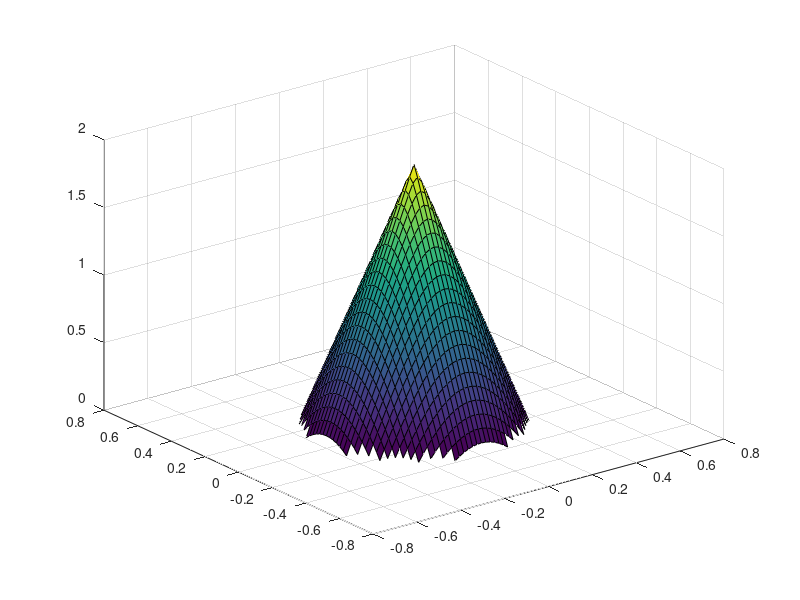

The MATLAB script that drew this image: (Note: this script raises an error after producing the figure.)
function plot_tree()

%% Build tree

H = 76 / 39.3701;  % height
D = 33 / 39.3701;  % base diameter

Q = ([-180, -100, -5, 110, -45, -170, 180, -100, -45, -30] + ...
    cumsum([0, 1, 1, 1, 2, 2, 1, 3, 3, 7])*360)* pi/180;
Z = [0, 6, 9, 13, 18.5, 26, 34, 43, 51, 76] / 39.3701;
Q = flipud(Q(:));
Z = flipud(Z(:));

R = D/2 - (Z/H).*D/2;
X = R.*cos(Q);
Y = R.*sin(Q);

QQ = (Q(1) : -1*pi/180 : Q(end))';
ZZ = interp1(Q, Z, QQ);
RR = D/2 - (ZZ/H).*D/2;

XX = RR.*cos(QQ);
YY = RR.*sin(QQ);

LL = [0; cumsum(sqrt(diff(XX).^2 + diff(YY).^2 + diff(ZZ).^2))];
L = interp1(QQ, LL, Q, 'linear', 'extrap');

% bulb position
num_bulbs = 450;
Lb = linspace(LL(1), LL(end), num_bulbs)';
Qb = interp1(LL, QQ, Lb);
Rb = interp1(LL, RR, Lb);
Zb = interp1(LL, ZZ, Lb);
c = ones(num_bulbs, 3);

Qb(1:50) = Qb(1:50) + linspace(1.8*pi, 0, 50)' - pi/3;

Xb = Rb .* cos(Qb);
Yb = Rb .* sin(Qb);

x0 = 0;
z0 = H*1/3;
RRb = sqrt((Xb-x0).^2 + (Zb-z0).^2);  % 
QQb = atan2(Zb-z0, Xb-x0);

%%
% tree
[X, Y] = meshgrid(-D/2:2e-2:D/2, -D/2:2e-2:D/2);
Z = H - sqrt(X.^2 + Y.^2) * H/(D/2);
Z(Z<0) = NaN;

figure
s = surf(X, Y, Z);
s.FaceColor = [0, 0.2, 0];
s.EdgeColor = 'none';
axis equal
xlabel('x'), ylabel('y'), zlabel('z')
set(gcf, 'Position', [281    76   744   575])

% LED string
th = (0 : (360*Nloops))' * pi/180;
r = linspace(D/2, 0, length(th))';
Z = linspace(0, H, length(th))';
X = r.*cos(th);
Y = r.*sin(th);
hold on, plot3(X, Y, Z, 'k', 'linewidth', 2)

% LED bulbs
r = linspace(1.05*D/2, 0, length(th))';
Z = linspace(0, H, length(th))';
X = r.*cos(th);
Y = r.*sin(th);
L = [0; cumsum(sqrt(diff(X).^2 + diff(Y).^2 + diff(Z).^2))];
LL = (L(1) : bulb_dist : L(end))';
num_bulbs = length(LL);
XYZ = interp1(L, [X, Y, Z], LL) + randn(num_bulbs,3)*1e-2;
c = ones(num_bulbs, 3);
hl = scatter3(XYZ(:,1), XYZ(:,2), XYZ(:,3), 50, c(:,:), 'filled');
hl.MarkerEdgeColor = [0,0,0];

% Background pattern
% view([0, 0])

X = XYZ(:,1);
Y = XYZ(:,2);
Z = XYZ(:,3);
Q = atan2(Y, X);
R = sqrt(Y.^2 + X.^2);

dt = 0.1;
Kt = 2*pi/2;
Kq = 6*pi/(2*pi);
Kz = 4*pi/H;
Krr = -2*pi/30e-2;
Kqq = 360/60;

Kd = -1.5/D;  % completes 1(full bright) in D distance
Kte = 1/0.3;  % completes 1(full bright) in 1 sec

t0 = tic;
for k = 1 : round(20/dt)
    tic
    time = toc(t0);
    
    % define center of explosion
    if mod(k-1,round(1/dt)) == 0
        c = rand(1,3);
        x0 = (rand() - 0.5) * D;
        y0 = (rand() - 0.5) * D;
        z0 = rand() * H*2/3;
        D = sqrt((X-x0).^2 + (Y-y0).^2 + (Z-z0).^2);
        trig_time = time;
    end
    
    % center of background pattern
    if mod(k-1,round(3/dt)) == 0
%         x0 = 0; y0 = 0; z0 = H/3;
        x0 = (rand() - 0.5) * D;
        z0 = rand() * H*2/3;
        RR = sqrt((X-x0).^2 + (Z-z0).^2);  % 
        QQ = atan2(Z-z0, X-x0);
        pattern_mode = randi(4);
    end
    
    if pattern_mode == 1
        B = sin(Kt*time + Kqq*QQ).^3;  % rays
    elseif pattern_mode == 2
        B = sin(Kt*time + Krr*RR);  % circles
    elseif pattern_mode == 3
        B = sin(Kt*time + Kq*Q);  % radial
    elseif pattern_mode == 4
        B = sin(Kt*time + Kz*Z).^3;  % falling rings
    end
    B(B<0) = 0;

    F = sin(Kt*(time-trig_time)) + Kd*D;
    F(F<0) = 0;
    F(F>1) = 1;
    
    C = (0.7*B .* [1, 1, 1] + 2*F .* c) ./ 1;
    C(C<0) = 0;
    C(C>1) = 1;
    hl.CData = C;

    drawnow()
    pause(dt - toc)
end
